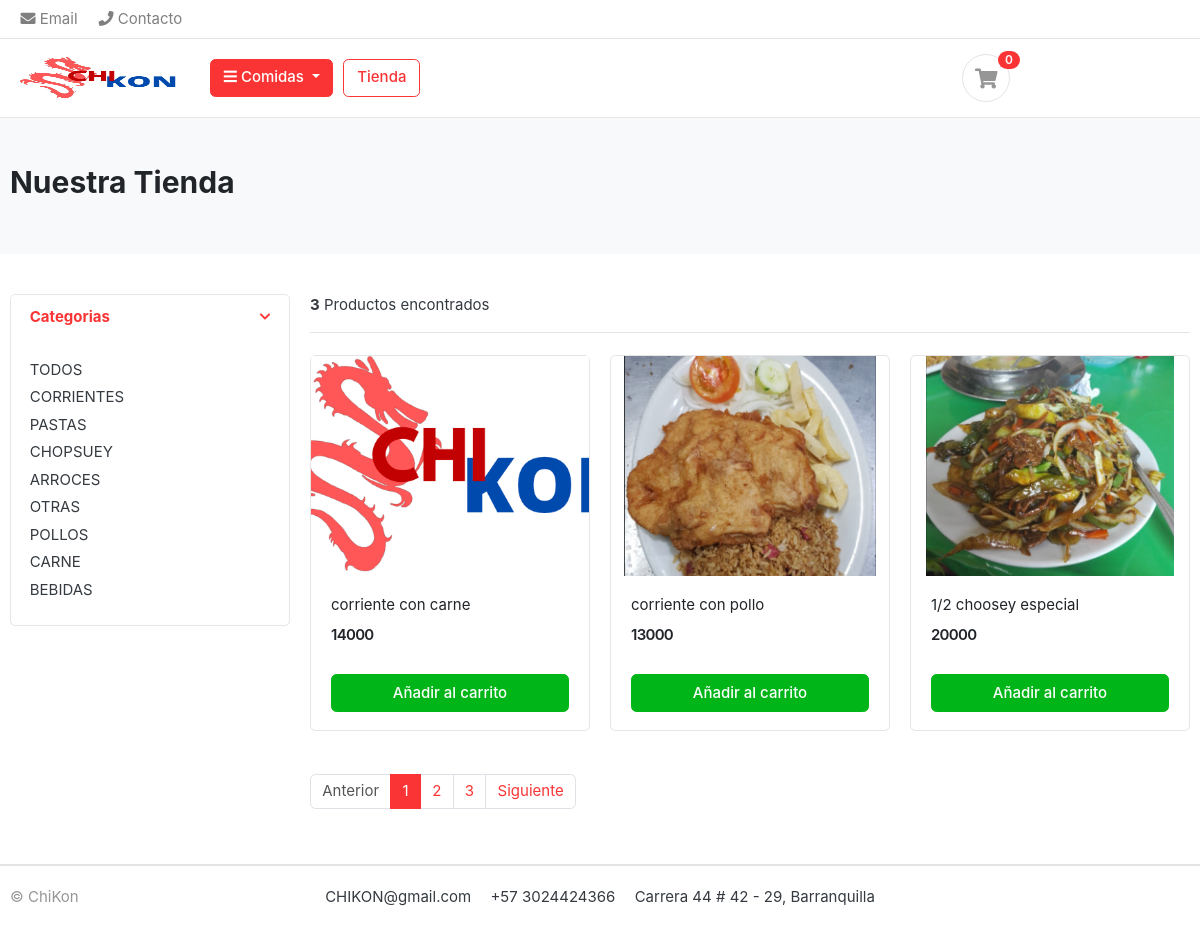
/store/, run on the app's committed database.
### category/models.py (models this page shows, shortened)
class Category(models.Model):
    category_name = models.CharField(max_length = 20, unique = True)
    description = models.CharField(max_length = 255, blank = True)
    cat_image = models.ImageField(upload_to = 'photos/categories', blank = True)
    slug = models.CharField(max_length = 200, unique = True)
    class Meta:
        verbose_name = 'category'
        verbose_name_plural = 'categories'
    def get_url(self):
        return reverse('products_by_category', args = [self.slug])

### store/models.py (models this page shows, shortened)
class Product(models.Model):
    product_name = models.CharField(max_length = 50, unique = True)
    description = models.TextField(max_length = 200, unique=True)
    price = models.IntegerField()
    images = models.ImageField(upload_to = 'photos/products', blank = True)
    category = models.ForeignKey(Category, on_delete =  models.CASCADE)
    slug = models.CharField(max_length = 200, unique = True)
    def get_url(self):
        return reverse('product_detail', args = [self.category.slug, self.slug])

### store/views.py (the view)
# urls.py: path('store/', include('store.urls')),
def store(request, category_slug=None):
    categories = None
    products= None
    if category_slug != None:
        categories = get_object_or_404(Category, slug=category_slug)
        products = Product.objects.filter(category = categories)
        product_count = products.count()
    else:
        products = Product.objects.all()
        product_count = products.count()
    context = {
        'products' : products,
        'product_count' : product_count,
    }
    return render(request, 'store/store.html', context)

### carts/context_processors.py (called while the page is built)
def counter(request):
    cart_count = 0
    try:
        cart = Cart.objects.filter(cart_id=_cart_id(request))
        cart_items = CartItem.objects.all().filter(cart = cart[:1])
        for cart_item in cart_items:
            cart_count += cart_item.quantity
    except Cart.DoesNotExist:
        cart_count = 0
    return dict(cart_count=cart_count)

### carts/views.py (called while the page is built)
def _cart_id(request):
    cart = request.session.session_key
    if not cart:
        cart = request.session.create()
    return cart

### category/context_processors.py (called while the page is built)
def menu_links(request):
    links = Category.objects.all()
    return dict(links = links)

### templates/store/store.html
{% extends 'base.html' %}
{% block content %}
<section class="section-pagetop bg">
    <div class="container">
        <h2 class="title-page">Nuestra Tienda</h2>
    </div>
    </section>
<section class="section-content padding-y">
    <div class="container">
    <div class="row">
        <aside class="col-md-3">
    <div class="card">
        <article class="filter-group">
            <header class="card-header">
                <a href="#" data-toggle="collapse" data-target="#collapse_1" aria-expanded="true" class="">
                    <i class="icon-control fa fa-chevron-down"></i>
                    <h6 class="title">Categorias</h6>
                </a>
            </header>
            <div class="filter-content collapse show" id="collapse_1" style="">
                <div class="card-body">
                    <ul class="list-menu">
                        <li><a href="{% url 'store' %}">TODOS</a></li>
                        {% for category in links %}
                        <li><a href="{{ category.get_url }}">{{ category.category_name}} </a></li>
                        {% endfor %}
                    </ul>
                </div>
            </div>
        </article>
    </div>
        </aside>
        <main class="col-md-9">
    <header class="border-bottom mb-4 pb-3">
            <div class="form-inline">
                <span class="mr-md-auto"> <b>{{ product_count }}</b> Productos encontrados </span>
            </div>
    </header>
    <div class="row">
        {% for product in products %}
        <div class="col-md-4">
            <figure class="card card-product-grid">
                <div class="img-wrap">
                    <a href="{{ product.get_url }}"><img src="{{ product.images.url }}"></a>
                </div>
                <figcaption class="info-wrap">
                    <div class="fix-height">
                        <a href="{{ product.get_url }}" class="title">{{product.product_name}}</a>
                        <div class="price-wrap mt-2">
                            <span class="price">{{ product.price }}</span>
                        </div>
                    </div>
                    <a href="{% url 'add_cart' product.id%}" class="btn btn-block btn-success"> Añadir al carrito </a>
                </figcaption>
            </figure>
        </div>
        {% endfor %}
    </div>
    <nav class="mt-4" aria-label="Page navigation sample">
      <ul class="pagination">
        <li class="page-item disabled"><a class="page-link" href="#">Anterior</a></li>
        <li class="page-item active"><a class="page-link" href="#">1</a></li>
        <li class="page-item"><a class="page-link" href="#">2</a></li>
        <li class="page-item"><a class="page-link" href="#">3</a></li>
        <li class="page-item"><a class="page-link" href="#">Siguiente</a></li>
      </ul>
    </nav>
        </main>
    </div>
    </div>
    </section>
{% endblock %}

### templates/base.html (shortened to what this page needs)
{% load static %}
<!DOCTYPE HTML>
<html lang="en">
<head>
<link href="{% static 'css/bootstrap.css' %}" rel="stylesheet" type="text/css"/>
<link href="{% static 'fonts/fontawesome/css/all.min.css' %}" type="text/css" rel="stylesheet">
<link href="{% static 'css/ui.css' %}" rel="stylesheet" type="text/css"/>
<link href="{% static 'css/responsive.css' %}" rel="stylesheet" media="only screen and (max-width: 1200px)" />
</head>
<body>
{% include 'includes/navbar.html' %}
{% block content %}
{% endblock %}
{% include 'includes/footer.html' %}

### templates/includes/navbar.html (shortened to what this page needs)
{% load static %}
<header class="section-header">
    <nav class="navbar p-md-0 navbar-expand-sm navbar-light border-bottom">
    <div class="container">
      <div class="collapse navbar-collapse" id="navbarTop4">
        <ul class="navbar-nav">
            <li><a href="#" class="nav-link"> <i class="fa fa-envelope"></i> Email </a></li>
            <li><a href="#" class="nav-link"> <i class="fa fa-phone"></i> Contacto</a></li>
        </ul>
      </div>
    </div>
    </nav>
    <section class="header-main border-bottom">
        <div class="container">
    <div class="row align-items-center">
        <div class="col-lg-2 col-md-3 col-6">
            <a href="{% url 'home' %}" class="brand-wrap">
                <img class="logo" src="{% static './images/logo1.png' %}" width="180">
            </a>
        </div>
        <div class="col-lg col-sm col-md col-6 flex-grow-0">
            <div class="category-wrap dropdown d-inline-block float-right">
                <button type="button" class="btn btn-primary dropdown-toggle" data-toggle="dropdown">
                    <i class="fa fa-bars"></i> Comidas
                </button>
            </div>
        </div>
        <a href="{% url 'store' %}" class="btn btn-outline-primary">Tienda</a>
        <div class="col-sm-6 col-8 order-2 order-lg-3 text-right">
                        <a href="{% url 'cart' %}" class="widget-header pl-3 ml-3">
                            <div class="icon icon-sm rounded-circle border"><i class="fa fa-shopping-cart"></i></div>
                            <span class="badge badge-pill badge-danger notify">{{ cart_count }}</span>
                        </a>
                    </div>
                </div>
    </div>
    </section>
    </header>

### templates/includes/footer.html
<footer class="section-footer border-top">
	<div class="container">
		<section class="footer-bottom border-top row">
			<div class="col-md-2">
				<p class="text-muted"> &copy ChiKon </p>
			</div>
			<div class="col-md-8 text-md-center">
				<span  class="px-2">CHIKON@gmail.com</span>
				<span  class="px-2">+57 3024424366</span>
				<span  class="px-2">Carrera 44 # 42 - 29, Barranquilla</span>
			</div>
		</section>
	</div>
</footer>

### chikon/static/css/ui.css (style rules this page uses)
html { font-family: "Inter", sans-serif; font-size: 15px; }
.img-wrap { text-align: center; display: block; }
.img-wrap img { max-width: 100%; }
.price-wrap { letter-spacing: -0.7px; }
.icon-xs, .icon-sm, .icon-md, .icon-lg { display: inline-block; text-align: center; flex-shrink: 0; flex-grow: 0; }
.icon-sm { width: 48px; height: 48px; line-height: 48px !important; font-size: 20px; }
.padding-y { padding-top: 40px; padding-bottom: 40px; }
figure { margin-bottom: 0; }
article:after, .form-group:after { display: block; clear: both; content: ""; }
.bg { background-color: #f8f9fa; }
.title-page { color: #212529; }
p:last-child { margin-bottom: 0; }
.header-main { position: relative; padding-top: 1rem; padding-bottom: 1rem; }
.brand-wrap .logo, .navbar-brand .logo { margin-right: 7px; max-height: 42px; display: inline-block; }
.widget-header { display: inline-block; vertical-align: middle; position: relative; }
.widget-header i { color: #969696; }
.widget-header .notify { position: absolute; top: -3px; right: -10px; }
.footer-bottom { padding-top: 20px; padding-bottom: 20px; }
[class*=list-] li:after { visibility: hidden; display: block; content: ""; overflow: hidden; height: 0; clear: both; }
.list-menu { list-style: none; margin: 0; padding-left: 0; }
.list-menu li { margin-bottom: 5px; }
.list-menu a { color: #343a40; }
[class*=card-product] a.title { color: #212529; display: block; }
[class*=card-product] .img-wrap { overflow: hidden; position: relative; }
[class*=card-product] .img-wrap img { height: 100%; max-width: 100%; width: auto; display: inline-block; -o-object-fit: cover; object-fit: cover; }
.card-product-grid { margin-bottom: 20px; }
.card-product-grid .img-wrap { border-radius: 0.2rem 0.2rem 0 0; height: 220px; }
.card-product-grid .info-wrap { overflow: hidden; padding: 18px 20px; }
.card-product-grid .fix-height { height: 80px; overflow: hidden; }
.card .img-wrap { overflow: hidden; }
.notify { position: absolute; top: -4px; right: -10px; display: inline-block; padding: 0.25em 0.6em; font-size: 12px; line-height: 1; text-align: center; border-radius: 3rem; color: #fff; background-color: #fa3434; }
.price { font-weight: 600; color: #212529; }
.icon-control { margin-top: 5px; float: right; font-size: 80%; }
.card-header .title { margin-bottom: 0; line-height: 1.5; }
.filter-group { border-bottom: 1px solid #e4e4e4; }
.filter-group .card-header { border-bottom: 0; }
.filter-group:last-child { border-bottom: 0; }
.section-pagetop { padding: 45px 0; }

### data on the page
Category: category_name "CORRIENTES"
Category: category_name "PASTAS"
Category: category_name "CHOPSUEY"
Category: category_name "ARROCES"
Category: category_name "OTRAS"
Category: category_name "POLLOS"
Category: category_name "CARNE"
Category: category_name "BEBIDAS"
Product: images (picture), product_name "corriente con carne", price "14000"
Product: images (picture), product_name "corriente con pollo", price "13000"
Product: images (picture), product_name "1/2 choosey especial", price "20000"

### other printed values
{{ cart_count }} "0"
{{ product_count }} "3"
